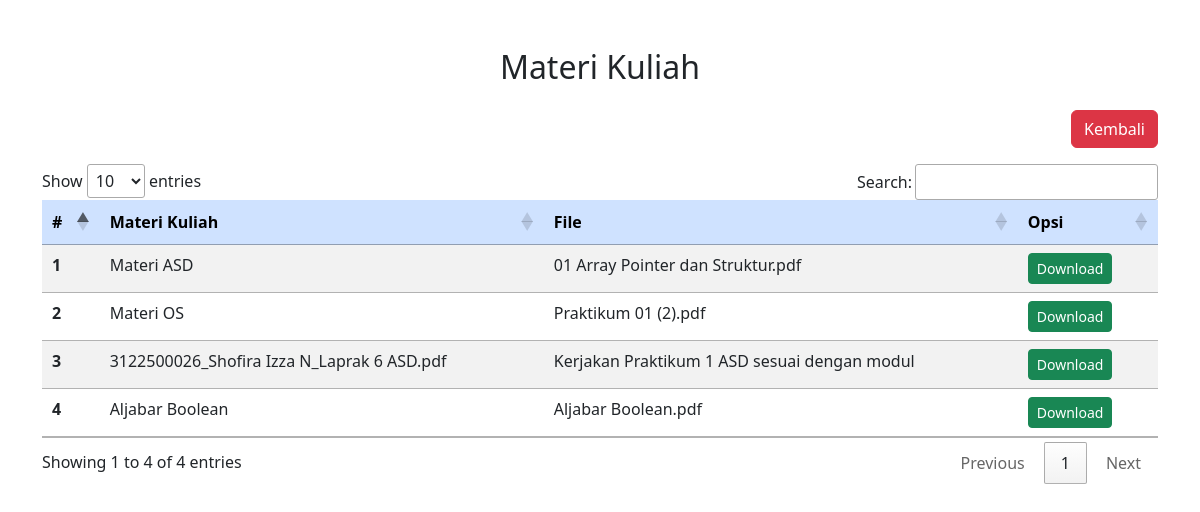
Screenshot of /Project_WPW/mahasiswa/materiku.php (signed in) with the database file from the repository.
### tables this page shows
CREATE TABLE `upload` (
  `id_file` int(11) NOT NULL,
  `matkul` varchar(255) NOT NULL,
  `materi` varchar(255) NOT NULL,
  `file` varchar(255) NOT NULL
);

### Project_WPW/koneksi.php (called while the page is built)
<?php
$conn = mysqli_connect ("localhost", "root", "", "akademik");
function query($query) {
    global $conn;
    $result = mysqli_query ($conn, $query);
    $rows = [];
    while ($row = mysqli_fetch_assoc($result)) {
        $rows[] = $row;
    }
    return $rows;
}
?>

### Project_WPW/mahasiswa/materiku.php (the view, shortened to what this page needs)
<?php
include '../koneksi.php';
$data = query("SELECT * FROM upload");
?>
<!DOCTYPE html>
<html lang="en">
<head>
    <link href="https://cdn.jsdelivr.net/npm/bootstrap@5.2.3/dist/css/bootstrap.min.css" rel="stylesheet">
    <link rel="stylesheet" href="//cdn.datatables.net/1.13.4/css/jquery.dataTables.min.css">
</head>
<body>
    <div class="container">
        <h2 class="text-center mt-5 mb-4">Materi Kuliah</h2>
        <div class="d-grid gap-2 d-md-flex justify-content-md-end">
            <a href="dashboard_mahasiswa.php" class="btn btn-danger mb-3">Kembali</a>
        </div>
        <div class="table-responsive">
            <table class="table table-striped">
                <thead class="table-primary">
                    <tr>
                        <th scope="col">#</th>
                        <th scope="col">Materi Kuliah</th>
                        <th scope="col">File</th>
                        <th scope="col">Opsi</th>
                    </tr>
                </thead>
                <tbody>
                    <?php
                    $nomer = 1;
                    foreach ($data as $row) {
                    ?>
                    <tr>
                        <th scope="row"><?php echo $nomer; ?></th>
                        <td><?php echo $row['materi']; ?></td>
                        <td><?php echo $row['file']; ?></td>
                        <td>
                            <a href="download_materi.php?filename=<?php echo $row['file']; ?>" class="btn btn-success btn-sm me-2">Download</a>
                        </td>
                    </tr>
                    <?php
                    $nomer++;
                    }
                    ?>
                </tbody>
            </table>
        </div>
    </div>
</body>
</html>

### rows the page displays
upload: materi "Materi ASD", file "01 Array Pointer dan Struktur.pdf"
upload: materi "Materi OS", file "Praktikum 01 (2).pdf"
upload: materi "3122500026_Shofira Izza N_Laprak 6 ASD.pdf", file "Kerjakan Praktikum 1 ASD sesuai dengan modul"
upload: materi "Aljabar Boolean", file "Aljabar Boolean.pdf"
